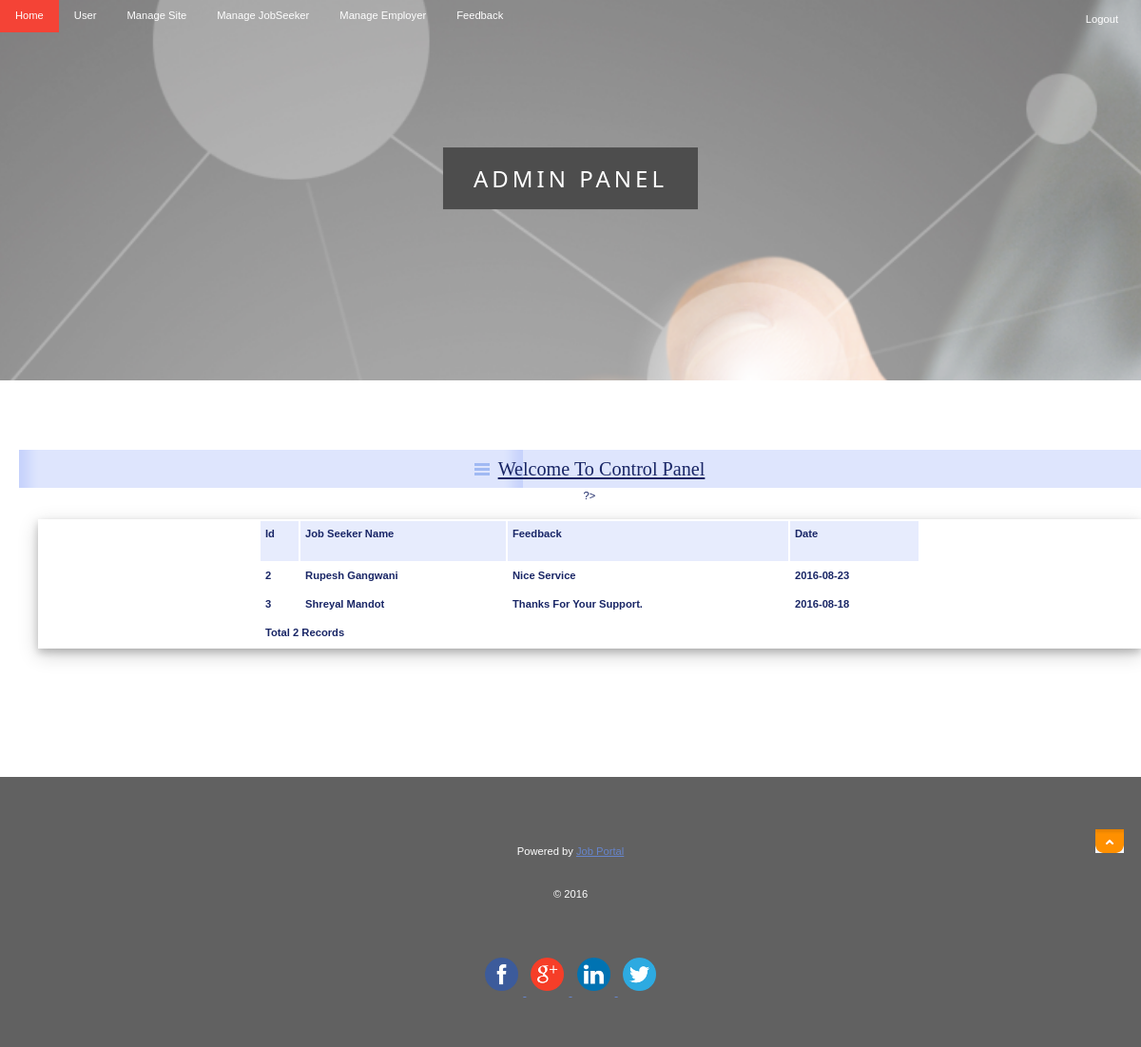
The page /Admin/Feedback.php (signed in) on the database its author committed.
### tables this page shows
CREATE TABLE IF NOT EXISTS `feedback` (
  `FeedbackId` int(11) NOT NULL AUTO_INCREMENT,
  `JobSeekId` int(11) NOT NULL,
  `Feedback` varchar(200) NOT NULL,
  `FeedbakDate` date NOT NULL,
  PRIMARY KEY (`FeedbackId`)
);

CREATE TABLE IF NOT EXISTS `jobseeker_reg` (
  `JobSeekId` int(11) NOT NULL AUTO_INCREMENT,
  `JobSeekerName` varchar(20) NOT NULL,
  `Address` varchar(100) NOT NULL,
  `City` varchar(20) NOT NULL,
  `Email` varchar(40) NOT NULL,
  `Mobile` bigint(20) NOT NULL,
  `Qualification` varchar(20) NOT NULL,
  `Gender` varchar(10) NOT NULL,
  `BirthDate` date NOT NULL,
  `Resume` varchar(200) NOT NULL,
  `Status` varchar(10) NOT NULL,
  `UserName` varchar(20) NOT NULL UNIQUE,
  `Password` varchar(150) NOT NULL,
  `Question` varchar(100) NOT NULL,
  `Answer` varchar(50) NOT NULL,
  PRIMARY KEY (`JobSeekId`),
  KEY `JobSeekId` (`JobSeekId`)
);

### includes/MySQLFunc.php (called while the page is built, shortened)
<?php
	if (function_exists("mysqli_connect")) {
		function sqlquery($query) {
			global $sql_connection;
			return $sql_connection->query($query);
		}
		function sqlfetcharray($result){
			if($result){
				return mysqli_fetch_array($result);
			}
			else
			{	return Array();	}
		}
		function sqlnumrows($result){
			return mysqli_num_rows($result);
		}
	}
?>

### Admin/Feedback.php (the view, shortened to what this page needs)
<!DOCTYPE html>
<html lang="cs">
<head>
    <link rel="stylesheet" media="screen,projection" type="text/css" href="./css/main.css" />
    <link rel="stylesheet" media="print" type="text/css" href="./css/print.css" />
    <link rel="stylesheet" media="aural" type="text/css" href="./css/aural.css" />
</head>
<body id="www-url-cz">
<div id="main" class="box">
<?php
include "Header.php"
?>
<?php
include "menu.php"
?>
    <div id="page" class="box">
    <div id="page-in" class="box">
        <div id="strip" class="box noprint">
            <p id="breadcrumbs">&nbsp;</p>
        </div>
        <div id="content">
            <div class="article">
                <h2><span><a href="#">Welcome To Control Panel</a></span></h2>
                <table width="100%" border="0" bordercolor="#1CB5F1" >
                  <tr>
                    <th height="32" bgcolor="#1CB5F1" class="style3"><div align="left" class="style9 style5"><strong>Id</strong></div></th>
                    <th bgcolor="#1CB5F1" class="style3"><div align="left" class="style9 style5"><strong>Job Seeker Name</strong></div></th>
                    <th bgcolor="#1CB5F1" class="style3"><div align="left" class="style9 style5"><strong>Feedback</strong></div></th>
                    <th bgcolor="#1CB5F1" class="style3"><div align="left" class="style12">Date</div></th>
                  </tr>
                  <?php
include("../includes/MySQLFunc.php");
$sql = "select FeedbackId,Feedback,FeedbakDate,JobSeekerName from feedback,jobseeker_reg where feedback.JobSeekId=jobseeker_reg.JobSeekId";
$result = sqlquery($sql);
$records=0;
if($result){
while($row = sqlfetcharray($result))
{
$Id=$row['FeedbackId'];
$Name=$row['JobSeekerName'];
$Feedback=$row['Feedback'];
$FeedbakDate=$row['FeedbakDate'];
?>
                  <tr>
                    <td class="style3"><div align="left" class="style9 style5"><strong><?php echo $Id;?></strong></div></td>
                    <td class="style3"><div align="left" class="style9 style5"><strong><?php echo $Name;?></strong></div></td>
                    <td class="style3"><div align="left" class="style9 style5"><strong><?php echo $Feedback;?></strong></div></td>
                    <td class="style3"><div align="left" class="style9 style5"><strong><?php echo $FeedbakDate;?></strong></div></td>
                  </tr>
                  <?php
}
$records = sqlnumrows($result);
}
?>
                  <tr>
                    <td colspan="4" class="style3"><div align="left" class="style12"><?php echo "Total ".$records." Records"; ?> </div></td>
                  </tr>
                </table>
                <p>&nbsp;</p>
              <p class="btn-more box noprint">&nbsp;</p>
          </div>
        </div>
    </div>
    </div>
<?php
include "footer.php"
?>
</body>
</html>

### Admin/css/main.css (style rules this page uses)
* { min-height:1px; }
body { border:0; margin:0; padding:0; font:70%/160% "verdana",sans-serif; color:#192666; text-align:center; }
a { color:#192666; }
p { border:0; margin:15px 0; padding:0; line-height:30px; }
div { display:block; border:0; margin:0; padding:0; }
h1, h2, h3, h4, h5 { border:0; margin:15px 0 10px 0; padding:0; font-weight:bold; }
h2 { font-size:180%; line-height:100%; font-family:"georgia",serif; font-weight:normal; }
table { box-shadow: 0 4px 8px 0 rgba(0, 0, 0, 0.2), 0 6px 20px 0 rgba(0, 0, 0, 0.19); display:table; margin:15px 0; padding:0; font-size:100%; padding-left: 20%; padding-right: 20%; }
tr { display:table-row; }
th, td { display: table-cell; margin:0; padding:5px; vertical-align:top; text-align:left; }
th { background:#E7ECFD; text-align:center; color:#192666; font-weight:bold; }
a, img, span { border:0; margin:0; padding:0; }
strong, .strong { font-weight:bold; }
.box { min-height:1px; _height:1px; }
.box:after { content:"."; display:block; line-height:0px; font-size:0px; visibility:hidden; clear:both; }
#main { width:100%; }
#page { width:100%; min-height:1px; _height:1px; }
#page-in { min-height:1px; padding:10px 0; _height:1px; }
#strip { position:relative; clear:both; padding:3px 20px 10px 20px; color:#6182D1; }
#strip p { margin:0; }
#strip #breadcrumbs { width:520px; margin:0; padding:0; }
#content { float:left; width:100%; margin:0; padding:0 0 0 20px; }
#content .article { clear:both; margin:0; padding:20px; }
#content .article h2 { margin:0 -20px; padding:10px; background:#DEE5FD url("../design/content_title_bg.gif") 0 0 repeat-y; color:#192666; }
#content .article h2 span { background:url("../design/ico_list.gif") 0 50% no-repeat; padding-left:25px; }
#content .article p { text-align:justify; }
#content .btn-more { margin:0 0 15px 0; padding:0; border:0; position:relative; }

### Admin/css/print.css (style rules this page uses)
body { border:0; margin:0; padding:0; font-size:12pt }
a { color:#000; text-decoration:none; }
h1, h2, h3 { page-break-after:avoid; page-break-inside:avoid; }
table { border-collapse: collapse; border-width:1px; border-style:solid; }
th, td { display:table-cell; border-width:1px; border-style:solid; }
.noprint { display:none; }

### Employer/css/aural.css (style rules this page uses)
body { voice-family:paul,male; volume:loud; speech-rate:slow; richness:90; stress:20; }
h1, h2, h3, h4, h5 { cue-before:url("ping.au"); }
p, table { pause:50ms; }
strong { pitch:medium; pitch-range:60; stress:90; richness:90; }

### Admin/Feedback.php (style rules this page uses)
.style3 { font-weight: bold }

### rows shown on the page
feedback: FeedbackId "2", JobSeekId.JobSeekerName "Rupesh Gangwani", Feedback "Nice Service", FeedbakDate "2016-08-23"
feedback: FeedbackId "3", JobSeekId.JobSeekerName "Shreyal Mandot", Feedback "Thanks For Your Support.", FeedbakDate "2016-08-18"

### other values the page prints
$records "2"
